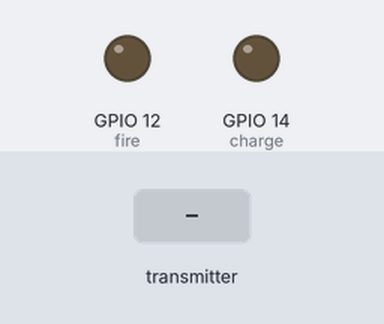
A sketch run on a simulated ESP32. Parts: output pins drawn as LEDs (lit = HIGH). The test bench sets the inputs (shaded band). No radio packets arrive unless stated; what the sketch prints to the serial monitor is not drawn.

Above: at 1.2 s.
1.3 s: the transmitter starts sending throttle = 0
At 2.5 s:
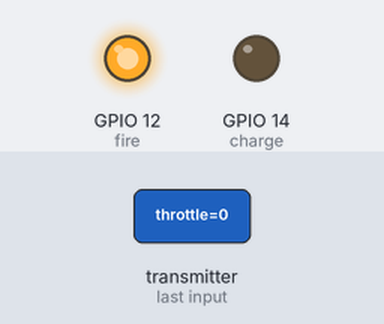
Timing chart, 0 to 4.3 s (numbered marks = the images above; inputs shaded):
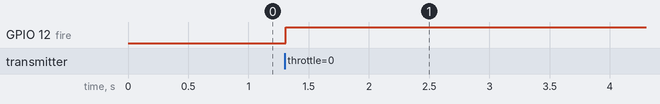

The sketch:

esp32_receiver.ino
```cpp
//////////////////////////////////////////////////////////////////////////////////
//메인 드론
//중계통신으로 받은 값으로 작동하는 메인 드론 ESP32.
//받은 값을 처리하여 다시 나노로 전송하는 역할을 한다.
#include <SPI.h>
#include <RF24.h>

#define RXp2 16   //uart통신을 위한 핀
#define TXp2 17   //uart통신을 위한 핀

//long long pipeIn = 0x1234ABCDEFLL;   //주소값 설정
const uint64_t pipeIn = 0x5A1B2C3D4E5F6A7BLL;

char buf[10]; //

RF24 radio(4, 5); // GPIO18 for CE, GPIO5 for CSN

bool communicationActive = true;  // 통신 활성화 상태
unsigned long lastCommunicationTime = 0;
unsigned long communicationTimeout = 5000;  // 통신 타임아웃 시간 (5초)

// 안전한 착지를 위한 Roll, Pitch, Yaw 값
const byte safeRoll = 128;
const byte safePitch = 128;
const byte safeYaw = 128;
const byte safeAUX1 = 000;
const byte safeAUX2 = 001;
const byte safeAUX3 = 000;
const byte safeAUX4 = 000;
const byte safeAUX5 = 000;
const byte safeAUX6 = 001;

struct MyData {
  byte throttle;
  byte yaw;
  byte pitch;
  byte roll;
  byte AUX1;
  byte AUX2;
  byte AUX3;
  byte AUX4;
  byte AUX5;
  byte AUX6;
};

MyData receivedData;
MyData lastData;  // 마지막으로 받은 데이터를 저장할 변수

const int charge = 14;
const int fire = 12;

void setup()
{
  Serial.begin(115200);
  Serial2.begin(9600, SERIAL_8N1, RXp2, TXp2);    //Atmega와 uart통신을 위한 시리얼
  radio.begin();
  radio.openReadingPipe(1, pipeIn); // Set the same address used in the transmitter
  radio.setDataRate(RF24_2MBPS);  // 데이터 전송 속도 설정
  // RF24_250KBPS, RF24_1MBPS, RF24_2MBPS
  //radio.setPALevel(RF24_PA_HIGH);
  //거리가 가까운 순으로 RF24_PA_MIN / RF24_PA_LOW / RF24_PA_HIGH / RF24_PA_MAX 등으로 설정
  radio.startListening(); //수신모드

  pinMode(charge, OUTPUT);
  pinMode(fire, OUTPUT);
}

void loop()
{
  if (radio.available())
  {
    radio.read(&receivedData, sizeof(MyData));
    lastCommunicationTime = millis();  // 통신이 성공한 경우 타임아웃 타이머 재설정

    //============================================================
    //=====================메인 드론 개별 정지========================

    if(receivedData.AUX4 == 1)
    {
      lastData.yaw = 127; // 중간값으로 설정
      lastData.pitch = 127;
      lastData.roll = 127;
      lastData.AUX1 = 0;
      lastData.AUX2 = 1;
      lastData.AUX5 = 0;
      lastData.AUX6 = 1;
      sendToNano(lastData);
      serial_print(lastData);
    }
    else
    {
      lastData = receivedData;  // 통신 데이터를 lastData에 저장
      sendToNano(receivedData);
      serial_print(receivedData);
    }

    //==============================================================
    //==============================================================

    //============================================================
    //===================== 코일건 발사 코드 ========================
    if(receivedData.AUX5 == 1)
    {
      Serial.println("- 충전 -");
      digitalWrite(charge, HIGH);
    }
    else if(receivedData.AUX5 == 0)
    {
      Serial.println("- 충전 꺼짐 -");
      digitalWrite(charge, LOW);
    }

    if(receivedData.AUX6 == 0)
    {
      digitalWrite(fire, HIGH);
      Serial.println("발사");
    }
    else if(receivedData.AUX6 == 1)
    {
      digitalWrite(fire, LOW);
      Serial.println("발사꺼짐");
    }
    //==============================================================
    //==============================================================

    communicationActive = true;
    delay(10);
  }

  //안전모드 동작부분
  else
  {
    // 통신이 끊겼을 때의 동작
    if (communicationActive && (millis() - lastCommunicationTime >= communicationTimeout))
    {
      communicationActive = false;  // 통신 끊김 상태로 설정
      // 스로틀 값을 천천히 감소시켜 안전한 착지 모사
      for (int throttleValue = receivedData.throttle; throttleValue >= 0; throttleValue -= 2)
      {
        Serial2.print("A");
        sprintf(buf, "%03d", throttleValue);
        Serial2.print(buf);
        Serial2.print("B");
        Serial2.print(safeYaw);  // 안전한 Yaw 값
        Serial2.print("C");
        Serial2.print(safePitch);  // 안전한 Pitch 값
        Serial2.print("D");
        Serial2.print(safeRoll);  // 안전한 Roll 값
        Serial2.print("E");
        sprintf(buf, "%03d", safeAUX1);
        Serial2.print(buf);
        Serial2.print("F");
        sprintf(buf, "%03d", safeAUX2);
        Serial2.print(buf);
        Serial2.println("G");
        delay(1000);  // 100ms 간격으로 스로틀 값을 감소시킴
      }
    }
  }
}

void sendToNano(MyData data)
{
    Serial2.print("A");
    sprintf(buf, "%03d", data.throttle);
    Serial2.print(buf);
    Serial2.print("B");
    sprintf(buf, "%03d", data.yaw);
    Serial2.print(buf);
    Serial2.print("C");
    sprintf(buf, "%03d", data.pitch);
    Serial2.print(buf);
    Serial2.print("D");
    sprintf(buf, "%03d", data.roll);
    Serial2.print(buf);
    Serial2.print("E");
    sprintf(buf, "%03d", data.AUX1);
    Serial2.print(buf);
    Serial2.print("F");
    sprintf(buf, "%03d", data.AUX2);
    Serial2.print(buf);
    Serial2.println("G");
}
void serial_print(MyData data)
{
  Serial.print("메인기 =>  Throttle: ");
  Serial.print(data.throttle);
  Serial.print("  Yaw: ");
  Serial.print(data.yaw);
  Serial.print("  Pitch: ");
  Serial.print(data.pitch);
  Serial.print("  Roll: ");
  Serial.print(data.roll);
  Serial.print("  AUX1: ");
  Serial.print(data.AUX1);
  Serial.print("  AUX2: ");
  Serial.print(data.AUX2);
  Serial.print("  AUX3: ");
  Serial.print(data.AUX3);
  Serial.print("  AUX4: ");
  Serial.print(data.AUX4);
  Serial.print("  AUX5: ");
  Serial.print(data.AUX5);
  Serial.print("  AUX6: ");
  Serial.println(data.AUX6);
}
```

Measured:
- after the input at 1.3 s, GPIO 12 (fire): LOW → HIGH at once
